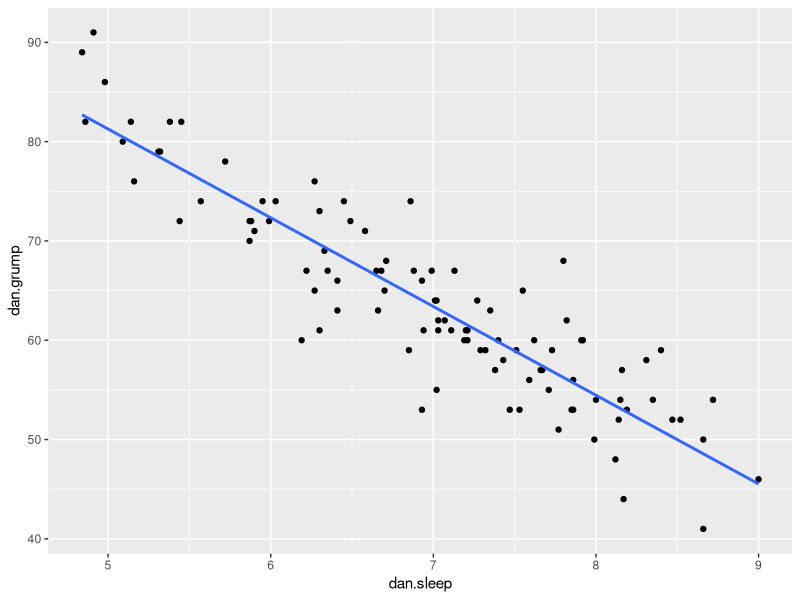

This chart was generated by the following R code:
#### Introduction to Linear Regression


## Ordinary Least Squares Regression.



library(tidyverse)


# Import Data

df <- read_csv("data/parenthood.csv")

head(df)

tail(df)

nrow(df)

# Scatterplot
ggplot(df, aes(x = dan.sleep, y = dan.grump)) + 
  geom_point() + 
  stat_smooth(method='lm', se=F) 


# We could do a correlation
cor.test(df$dan.sleep, df$dan.grump)



# The line of best fit is really the regression line:

# this line has the equation   y' = a + bx
# y' is the predicted value of y (sometimes y-hat)

# when x = 0;  a is the y-intercept (where line crosses x-axis at 0)

# positive b = positive slope
# negative b = negative slope

# y is the 'outcome' variable
# x is the 'predictor' variable

# you'll also sometimes see b0 for a, and b1 for b.....



# The actual equation is:

# y' = a + bx + e 

# e is the error, or:
# y' - y  (the difference of each data point from the predicted value =  a residual)


# The estimated regression coefficients,  a & b, 
#  are those that minimise the sum of the squared residuals 






## Running a Regression Model in R.


mod1 <- lm(dan.grump ~ dan.sleep, data=df)  # build regression model

mod1  

mod1$coefficients

# intercept = a = 125.96
# dan.sleep  = b = -8.94

# therefore:   y' = 125.96 + -9.84x


## Just a small technical detail.....
# these regression coefficients are 'estimates'
# we are trying to estimate the 'parameters' that are true for a population




### OK.  These are just estimates... Are they any good ?



summary(mod1)


# Finally, we have a confidence interval around 'b'
confint(object = mod1, level = .95)


# In brief:

# Residuals:  broad descriptive info of variability

# Coefficients:  
# dan.sleep = b = estimate and standard error of the estimate
# t-value and p-value for how meaningful that estimate is different from 0.

# Residual Standard Error = Standard Error of the Estimate = Sigma_est
# a standardized measure of how far each residual is on average from the regression line.

# d.f. = n - number of parameters being estimated, = 100 - 2 = 98


# Multiple R2  =  measure of how much overall variation in dan.grump is attributable to dan.sleep


# F-statistic =  A goodness of fit of overall model.




##### Try for yourself examples --------------------------


